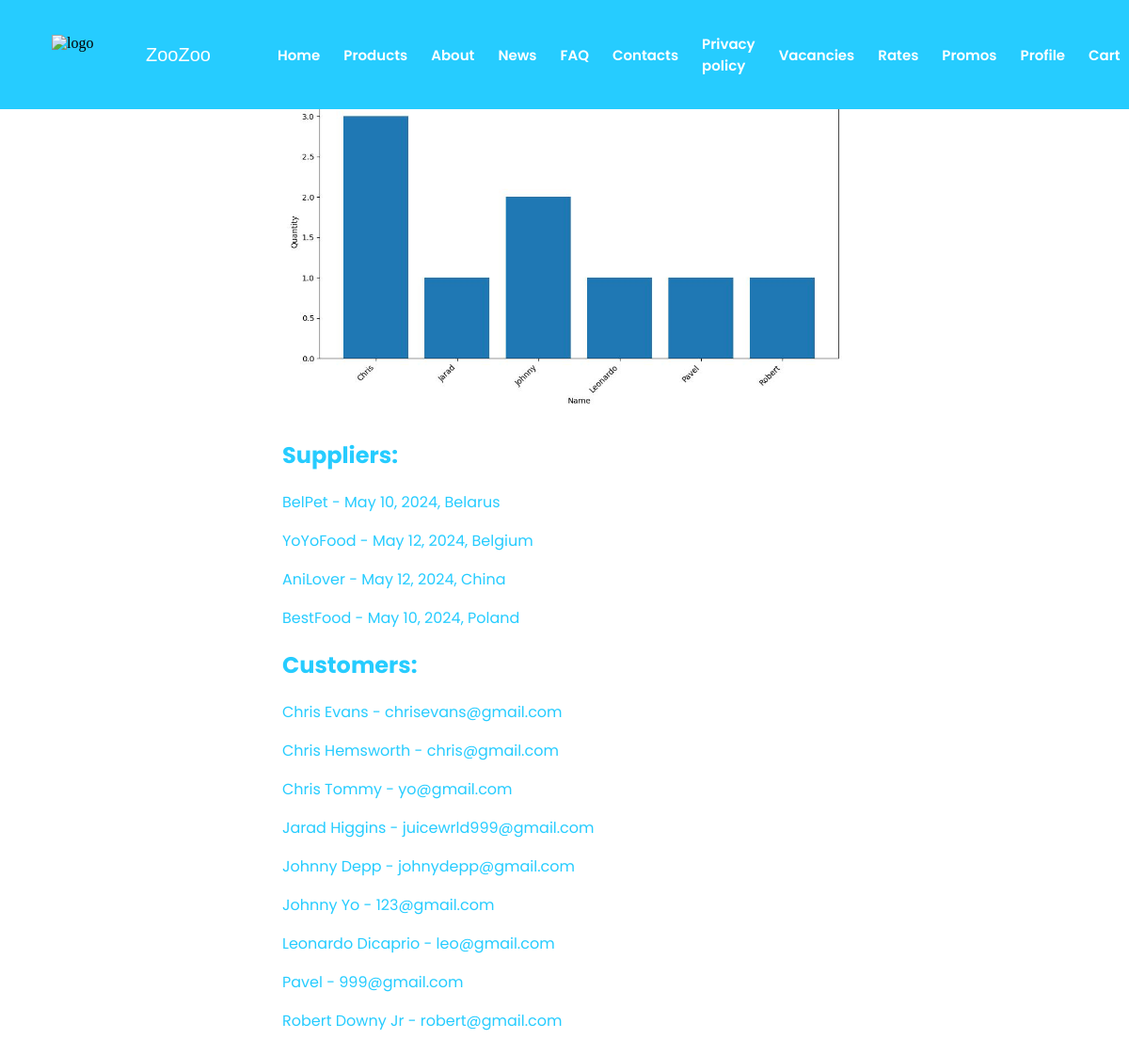
Page /admin-panel/ (signed in) on the committed database.
### app/models_app/supplierModel.py (models this page shows, shortened)
class Supplier(BasicModel):
    country = models.CharField(max_length=50, help_text='Country of the company')
    name = models.CharField(max_length=100, help_text='Company name')
    deliveryTime = models.IntegerField(help_text='Days of delivery')
    foundationDate = models.DateField(help_text='Foundation date')
    class Meta:
        db_table = 'suppliers'
        ordering = ['country']

### app/models_app/customerModel.py (models this page shows, shortened)
class Customer(BasicModel):
    email = models.EmailField(max_length=50, unique=True, help_text='Email address')
    name = models.CharField(max_length=100, help_text='Name and surname')
    phone = models.CharField(max_length=13, unique=True, help_text='Phone number')
    password = models.CharField(max_length=1000, help_text='Password')
    class Meta:
        ordering = ['name']
        db_table = 'customers'

### app/views/adminView.py (the view)
# urls.py: path('admin-panel/', adminView.AdminView.as_view(), name='admin'),
class AdminView(View):
    @staticmethod
    def get(request):
        if request.session['role'] == '' or request.session['role'] == 'user':
            return redirect('home')
        stat = AdminService.draw_customers_stat()
        customers = CustomerDbService.get_customers()
        suppliers = Supplier.objects.all()
        return render(request, 'admin.html',
                      {'role': request.session['role'], 'customers': customers, 'suppliers': suppliers})

### app/context/context_processor.py (called while the page is built)
def role(request):
    return {'role': request.session['role']}

### app/dbServices/customerDbService.py (called while the page is built)
    @staticmethod
    def get_customers():
        return Customer.objects.all()

### app/services/adminService.py (called while the page is built)
    @staticmethod
    def draw_customers_stat():
        customers = CustomerDbService.get_customers()
        customer_names = [customer.name.split(' ')[0] for customer in customers]
        name_counts = Counter(customer_names)
        names = list(name_counts.keys())
        counts = list(name_counts.values())
        plt.figure(figsize=(10, 6))
        plt.bar(names, counts)
        plt.xlabel('Name')
        plt.ylabel('Quantity')
        plt.title('Name separation')
        plt.xticks(rotation=45, ha='right')
        plt.tight_layout()
        plt.savefig('./app/static/stats/customerNames.jpg')
        plt.clf()

### app/templates/admin.html
{% extends "basic.html" %}
{% load static %}
{% block styles %}
    <link rel="stylesheet" href={% static "styles/admin.css" %}>
{% endblock %}
{% block content %}
    <div>
        <img src="{% static "stats/customerNames.jpg" %}" width="600px" height="350px" alt="stat_customers"/>
        <h2 style="color: #26ccff">Suppliers:</h2>
        {% for supplier in suppliers %}
            <p style="color: #26ccff">{{ supplier.name }} - {{ supplier.createdAt.date }}, {{ supplier.country }}</p>
        {% endfor %}
        <h2 style="color: #26ccff">Customers:</h2>
        {% for customer in customers %}
            <div>
                <p style="color: #26ccff">{{ customer.name }} - {{ customer.email }}</p>
            </div>
        {% endfor %}
    </div>
{% endblock %}

### rows in the picture
Supplier: name "BelPet", createdAt "May 10, 2024", country "Belarus"
Supplier: name "YoYoFood", createdAt "May 12, 2024", country "Belgium"
Supplier: name "AniLover", createdAt "May 12, 2024", country "China"
Supplier: name "BestFood", createdAt "May 10, 2024", country "Poland"
Customer: name "Chris Evans", email "chrisevans@gmail.com"
Customer: name "Chris Hemsworth", email "chris@gmail.com"
Customer: name "Chris Tommy", email "yo@gmail.com"
Customer: name "Jarad Higgins", email "juicewrld999@gmail.com"
Customer: name "Johnny Depp", email "johnydepp@gmail.com"
Customer: name "Johnny Yo", email "123@gmail.com"
Customer: name "Leonardo Dicaprio", email "leo@gmail.com"
Customer: name "Pavel", email "999@gmail.com"
Customer: name "Robert Downy Jr", email "robert@gmail.com"
